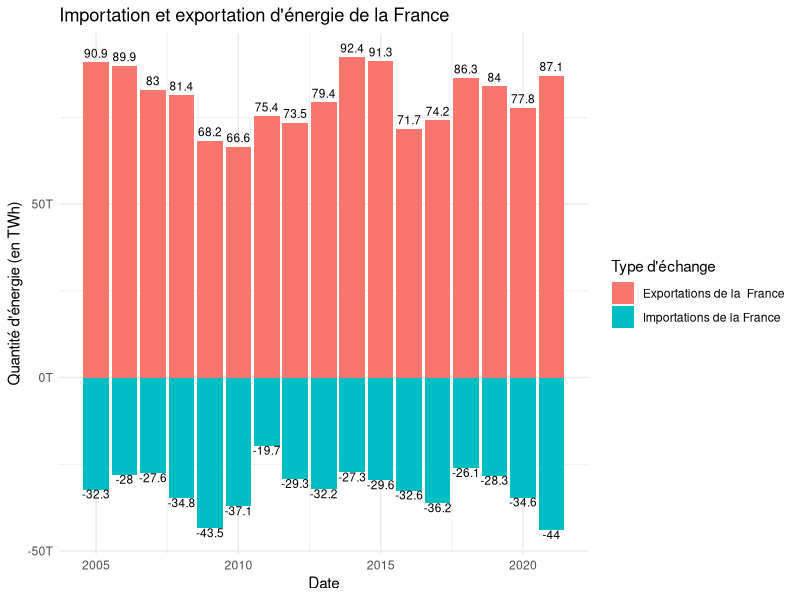
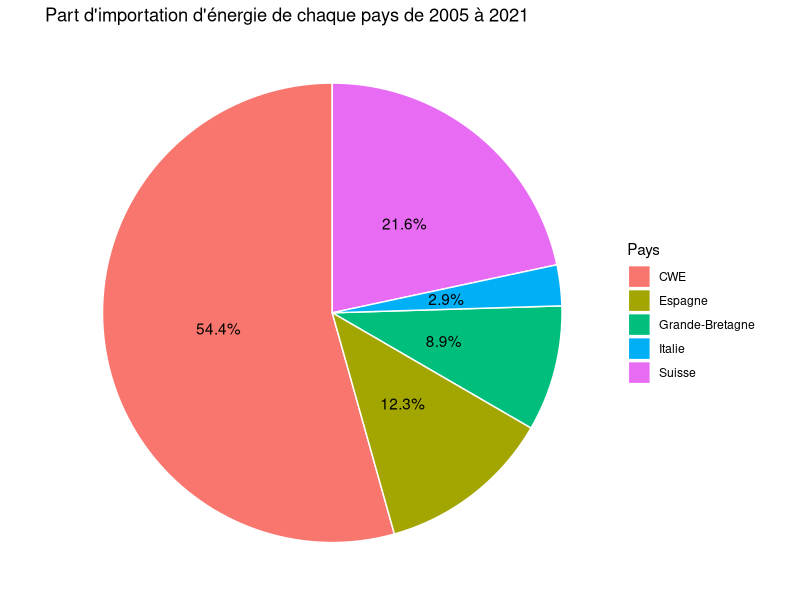
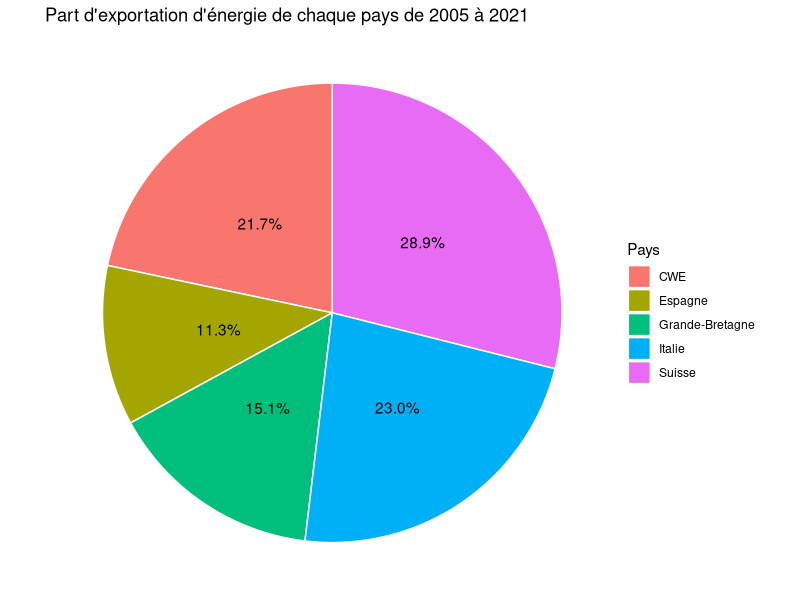

R code for these plots, in order:
## ---- chunk 1
knitr::opts_chunk$set(echo = TRUE)
library(ggplot2)
library(tidyverse)
library(knitr)
library(tidyr)
library(scales)
## ---- chunk 2
# Importation des données
data <- read.csv("imports-exports-commerciaux_pays_clean.csv", sep = ";")

# Transformation de la colonne de date en format de date (si elle est au format année)
data$date <- as.Date(paste0(data$date, "-01-01"), format="%Y-%m-%d")

# Trouver la valeur minimale pour l'axe y
min_value <- min(c(0, min(data$export_france), min(data$import_france)))

# Tronquer les valeurs au million le plus proche avec une décimale
truncate_to_million_decimal <- function(x) {
  round(x / 1e6, 1)
}

# Création du graphique en barres empilées avec une échelle d'axes y améliorée
ggplot(data, aes(x = date)) +
  geom_bar(aes(y = export_france, fill = "Exportations de la  France"), stat = "identity") +
  geom_bar(aes(y = import_france, fill = "Importations de la France"), stat = "identity") +
  geom_text(aes(x = date, y = export_france, label = truncate_to_million_decimal(export_france)), vjust = -0.5, color = "black", size = 3) +
  geom_text(aes(x = date, y = import_france, label = truncate_to_million_decimal(import_france)), vjust = 1, color = "black", size = 3) +
  labs(title = "Importation et exportation d'énergie de la France",
       y = "Quantité d'énergie (en TWh)",
       x = "Date",
       fill = "Type d'échange") +
  scale_y_continuous(labels = scales::label_comma(scale = 1e-6, suffix = "T"), limits = c(min_value, max(data$export_france, data$import_france))) +
  theme_minimal()
## ---- chunk 3
# Load the required library
library(ggplot2)

# Read the CSV file without specifying column names
data <- read.csv("imports_tr.csv", header = FALSE)

# Calculate the percentages
data$percentage <- (data$V2 / sum(data$V2)) * 100

# Create a pie chart
pie_chart <- ggplot(data, aes(x = "", y = percentage, fill = V1)) +
  geom_bar(stat = "identity", width = 1, color = "white") +
  labs(title = "Part d'importation d'énergie de chaque pays de 2005 à 2021",
       y = "",
       x = "",
       fill = "Pays") +
  geom_text(aes(label = sprintf("%.1f%%", percentage)), position = position_stack(vjust = 0.5)) +
  coord_polar("y", start = 0) +
  theme_void()

# Afficher le graphique
print(pie_chart)
## ---- chunk 4
# Load the required library
library(ggplot2)

# Read the CSV file without specifying column names
data <- read.csv("exports_tr.csv", header = FALSE)

# Calculate the percentages
data$percentage <- (data$V2 / sum(data$V2)) * 100

# Create a pie chart
pie_chart <- ggplot(data, aes(x = "", y = percentage, fill = V1)) +
  geom_bar(stat = "identity", width = 1, color = "white") +
  labs(title = "Part d'exportation d'énergie de chaque pays de 2005 à 2021",
       y = "",
       x = "",
       fill = "Pays") +
  geom_text(aes(label = sprintf("%.1f%%", percentage)), position = position_stack(vjust = 0.5)) +
  coord_polar("y", start = 0) +
  theme_void()

# Afficher le graphique
print(pie_chart)
